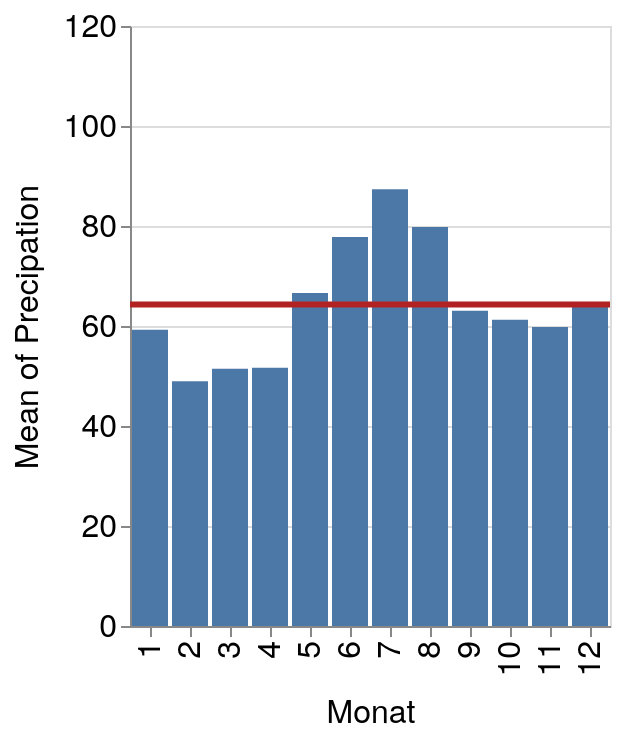

The code cell stored with this chart in its notebook:
### Markdown cell above
### Descriptive Statistic(s)

- Making a summary ("statistic") that quantitatively describes data
    - The number of participants in a survey 💯
    - The average height of an adult in a certain region 📏
    - The income distribution in a society 💰

- Using and analysing such summaries.

### Code cell
brush = alt.selection_interval(encodings=['x'])

dropdown = alt.binding_select(options=precipation_mean.Region.unique().tolist(), name="Region: ")
selected = alt.selection_point(
    fields=['Region'],
    bind=dropdown,
    value="Deutschland"
)

base = alt.Chart().add_params(
    selected
).transform_filter(
   selected
)

bars = base.mark_bar().encode(
    x=alt.X('Monat:O'),
    y=alt.Y('mean(Precipation):Q').scale(domain=(0, precipation_max)),
    opacity = alt.when(brush).then(alt.value(1)).otherwise(alt.value(0.7)),
).add_params(
    brush
)


line = base.mark_rule(color='firebrick').encode(
    y='mean(Precipation):Q',
    size=alt.SizeValue(3)
).transform_filter(
    brush
)

from IPython.display import display, HTML
display(HTML("""
<style>
form.vega-bindings {
  position: absolute;
  left: 70px;
  top: -60px;
}
</style>
"""))

alt.layer(bars, line, data=precipation_mean).display(renderer='svg')

### Figure 1 — Vega-Lite specification as saved in the notebook (floating-point values rounded to 4 significant figures; data arrays with more than 128 entries replaced by an {"elided": "..."} marker saying what was removed)
{"config": {"title": {"fontSize": 20.0, "font": ["Source Sans Pro", "Helvetica Neue", "Helvetica", "Arial", "sans-serif"], "fontWeight": "normal"}, "axisX": {"labelFont": ["Source Sans Pro", "Helvetica Neue", "Helvetica", "Arial", "sans-serif"], "labelFontSize": 16, "titleFont": ["Source Sans Pro", "Helvetica Neue", "Helvetica", "Arial", "sans-serif"], "titleFontSize": 16, "titleFontWeight": "normal", "titlePadding": 10}, "axisY": {"labelFont": ["Source Sans Pro", "Helvetica Neue", "Helvetica", "Arial", "sans-serif"], "labelFontSize": 16, "titleFont": ["Source Sans Pro", "Helvetica Neue", "Helvetica", "Arial", "sans-serif"], "titleFontSize": 16, "titleFontWeight": "normal", "titlePadding": 10}, "legend": {"labelFont": ["Source Sans Pro", "Helvetica Neue", "Helvetica", "Arial", "sans-serif"], "labelFontSize": 16, "titleFont": ["Source Sans Pro", "Helvetica Neue", "Helvetica", "Arial", "sans-serif"], "titleFontSize": 16, "titleFontWeight": "normal"}, "text": {"font": ["Source Sans Pro", "Helvetica Neue", "Helvetica", "Arial", "sans-serif"], "fontSize": 14.4}}, "layer": [{"mark": {"type": "bar"}, "encoding": {"opacity": {"condition": [{"param": "param_5", "value": 1}], "value": 0.7}, "x": {"field": "Monat", "type": "ordinal"}, "y": {"aggregate": "mean", "field": "Precipation", "scale": {"domain": [0, 111.3]}, "type": "quantitative"}}, "name": "view_2", "transform": [{"filter": {"param": "param_6"}}]}, {"mark": {"type": "rule", "color": "firebrick"}, "encoding": {"size": {"value": 3}, "y": {"aggregate": "mean", "field": "Precipation", "type": "quantitative"}}, "transform": [{"filter": {"param": "param_6"}}, {"filter": {"param": "param_5"}}]}], "data": {"name": "data-577af4fbac095e17c16d7cb1b40458f4"}, "params": [{"name": "param_6", "select": {"type": "point", "fields": ["Region"]}, "bind": {"input": "select", "options": ["Baden-Wuerttemberg", "Bayern", "Brandenburg", "Brandenburg/Berlin", "Deutschland", "Hessen", "Mecklenburg-Vorpommern", "Niedersachsen", "Niedersachsen/Hamburg/Bremen", "Nordrhein-Westfalen", "Rheinland-Pfalz", "Saarland", "Sachsen", "Sachsen-Anhalt", "Schleswig-Holstein", "Thueringen", "Thueringen/Sachsen-Anhalt"], "name": "Region: "}, "value": "Deutschland", "views": ["view_2"]}, {"name": "param_5", "select": {"type": "interval", "encodings": ["x"]}, "views": ["view_2"]}], "$schema": "https://vega.github.io/schema/vega-lite/v5.20.1.json", "datasets": {"data-577af4fbac095e17c16d7cb1b40458f4": {"elided": "204 records"}}}
